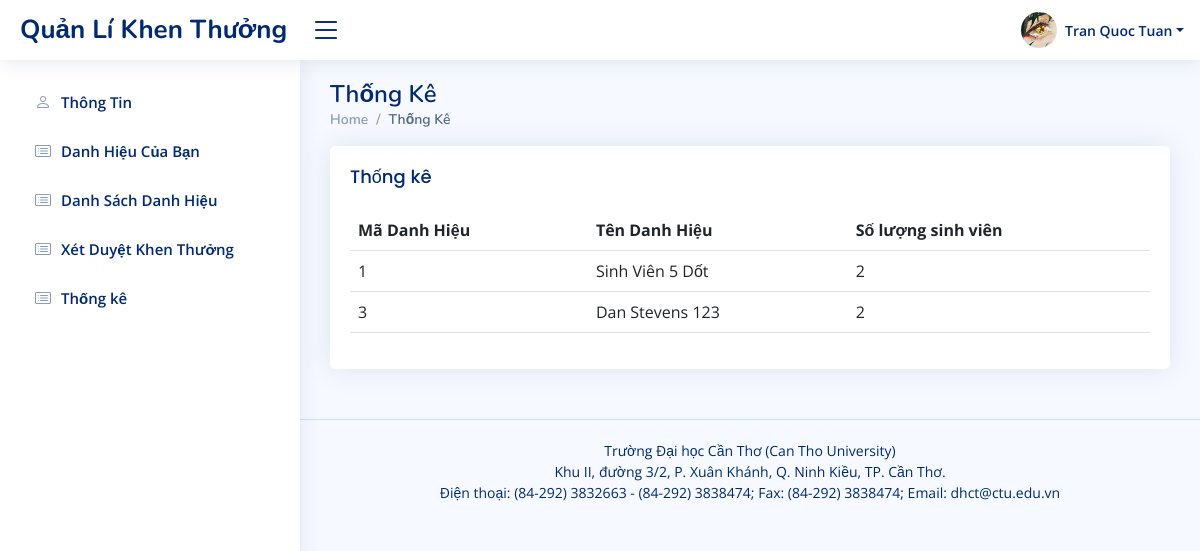
The app's page /pages-tk.php (signed in) with its own data.
### tables this page shows
CREATE TABLE IF NOT EXISTS `danhhieu` (
  `id` int NOT NULL AUTO_INCREMENT,
  `name` varchar(250) DEFAULT NULL,
  `dotthidua` varchar(250) DEFAULT NULL,
  `doituong` varchar(250) DEFAULT NULL,
  `quyetdinh` varchar(250) DEFAULT NULL,
  `ngaybatdau` date DEFAULT NULL,
  `ngayketthuc` date DEFAULT NULL,
  PRIMARY KEY (`id`)
);

### lib/database.php (called while the page is built, shortened)
<?php
Class Database{
   public $host   = DB_HOST;
   public $user   = DB_USER;
   public $pass   = DB_PASS;
   public $dbname = DB_NAME;
   public $link;
private function connectDB(){
   $this->link = new mysqli($this->host, $this->user, $this->pass,
    $this->dbname);
 }
public function select($query){
  $result = $this->link->query($query) or
   die($this->link->error.__LINE__);
  if($result->num_rows > 0){
    return $result;
  } else {
    return false;
  }
 }
}

### pages-tk.php (the view)
<?php
include 'lib/database.php';
$db = new Database();
$sql = "SELECT dh.id,dh.name,COUNT(user_id) AS total FROM
dangky_danhhieu dkdh
JOIN danhhieu dh ON dkdh.dh_id = dh.id
GROUP BY dh.id,dh.name";
$result = $db->select($sql);
$data = [];
while ($row = mysqli_fetch_array($result,1)) {
    $data[] = $row;
}
include 'inc/header.php';
include 'inc/sidebar.php';
?>
<main id="main" class="main">
    <div class="pagetitle">
        <h1>Thống Kê</h1>
        <nav>
            <ol class="breadcrumb">
                <li class="breadcrumb-item"><a href="index.php">Home</a></li>
                <li class="breadcrumb-item active">Thống Kê</li>
            </ol>
        </nav>
    </div>
    <section class="section">
        <div class="row">
            <div class="col-lg-12">
                <div class="card">
                    <div class="card-body">
                        <h5 class="card-title">Thống kê</h5>
                        <table class="table">
                            <thead>
                                <tr>
                                    <th scope="col">Mã Danh Hiệu</th>
                                    <th scope="col">Tên Danh Hiệu</th>
                                    <th scope="col">Số lượng sinh viên</th>
                                </tr>
                            </thead>
                            <tbody>
                                <?php
                                    foreach ($data as $item) {
                                        echo '
                                        <tr>
                                            <td>'.$item['id'].'</td>
                                            <td>'.$item['name'].'</td>
                                            <td>'.$item['total'].'</td>
                                        </tr>';
                                    }
                                ?>
                            </tbody>
                        </table>
                    </div>
                </div>
            </div>
        </div>
    </section>
</main>
<?php
include 'admin/inc/footer.php';
?>

### assets/css/style.css (style rules this page uses)
:root { scroll-behavior: smooth; }
body { font-family: "Open Sans", sans-serif; background: #f6f9ff; color: #444444; }
a { color: #4154f1; text-decoration: none; }
h1, h2, h3, h4, h5, h6 { font-family: "Nunito", sans-serif; }
#main { margin-top: 60px; padding: 20px 30px; transition: all 0.3s; }
.pagetitle { margin-bottom: 10px; }
.pagetitle h1 { font-size: 24px; margin-bottom: 0; font-weight: 600; color: #012970; }
.card { margin-bottom: 30px; border: none; border-radius: 5px; box-shadow: 0px 0 30px rgba(1, 41, 112, 0.1); }
.card-title { padding: 20px 0 15px 0; font-size: 18px; font-weight: 500; color: #012970; font-family: "Poppins", sans-serif; }
.card-body { padding: 0 20px 20px 20px; }
.breadcrumb { font-size: 14px; font-family: "Nunito", sans-serif; color: #899bbd; font-weight: 600; }
.breadcrumb a { color: #899bbd; transition: 0.3s; }
.breadcrumb .breadcrumb-item::before { color: #899bbd; }
.breadcrumb .active { color: #51678f; font-weight: 600; }
@media (min-width: 1200px) { #main, #footer { margin-left: 300px; } }

### records on screen
danhhieu: id "1", name "Sinh Viên 5 Dốt", total "2"
danhhieu: id "3", name "Dan Stevens 123", total "2"

### other values on screen
$_SESSION['hoten'] "Tran Quoc Tuan"
